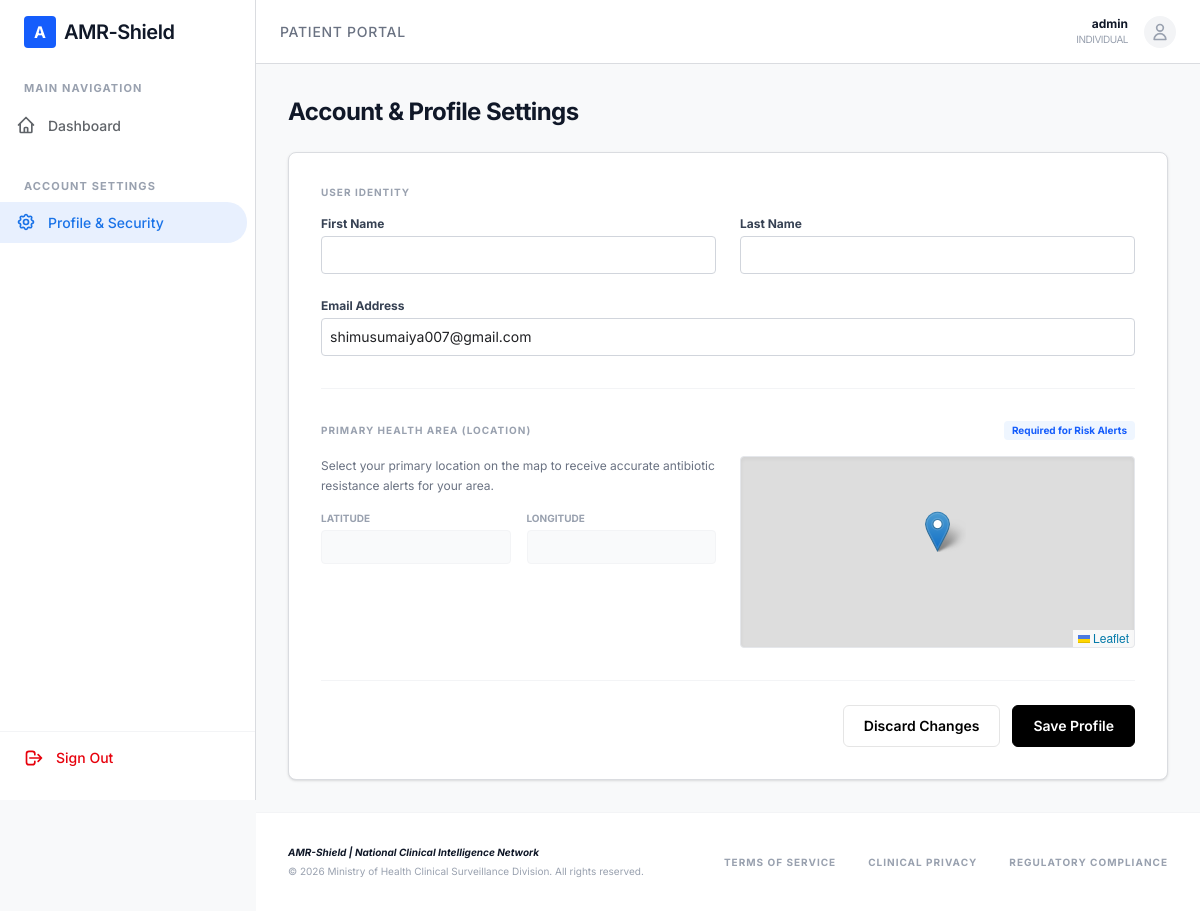
Page /settings/ (signed in) on the committed database.
### core/models/accounts.py (models this page shows)
class User(AbstractUser):
    ROLE_CHOICES = (
        ('PHARMACY', 'Pharmacy'),
        ('INDIVIDUAL', 'Individual'),
        ('GOVERNMENT', 'Government'),
    )
    role = models.CharField(max_length=20, choices=ROLE_CHOICES, default='INDIVIDUAL')
    latitude = models.FloatField(null=True, blank=True)
    longitude = models.FloatField(null=True, blank=True)

### core/views/profile.py (the view, shortened to what this page needs)
@login_required
def profile_settings(request):
    user = request.user
    return render(request, 'core/settings/profile_settings.html')

### templates/core/settings/profile_settings.html (shortened to what this page needs)
{% extends "base.html" %}
{% block content %}
<div class="max-w-4xl mx-auto space-y-6">
    <h1 class="text-2xl font-bold text-gray-900 tracking-tight">Account & Profile Settings</h1>
    <div class="data-card p-8 shadow-sm">
        <form method="post" class="space-y-8">
            <section class="space-y-4">
                <h3 class="text-[10px] font-bold uppercase tracking-widest text-gray-400">User Identity</h3>
                <div class="grid grid-cols-1 md:grid-cols-2 gap-6">
                    <div>
                        <label class="block text-xs font-bold text-gray-700 mb-1">First Name</label>
                        <input type="text" name="first_name" value="{{ user.first_name }}" class="w-full p-2 border border-gray-300 rounded focus:ring-1 focus:ring-blue-500 outline-none text-sm">
                    </div>
                    <div>
                        <label class="block text-xs font-bold text-gray-700 mb-1">Last Name</label>
                        <input type="text" name="last_name" value="{{ user.last_name }}" class="w-full p-2 border border-gray-300 rounded focus:ring-1 focus:ring-blue-500 outline-none text-sm">
                    </div>
                    <div class="md:col-span-2">
                        <label class="block text-xs font-bold text-gray-700 mb-1">Email Address</label>
                        <input type="email" name="email" value="{{ user.email }}" class="w-full p-2 border border-gray-300 rounded focus:ring-1 focus:ring-blue-500 outline-none text-sm">
                    </div>
                </div>
            </section>
            <section class="space-y-4 border-t border-gray-100 pt-8">
                <div class="flex justify-between items-center">
                    <h3 class="text-[10px] font-bold uppercase tracking-widest text-gray-400">Primary Health Area (Location)</h3>
                    <span class="text-[10px] text-blue-600 font-bold bg-blue-50 px-2 py-0.5 rounded">Required for Risk Alerts</span>
                </div>
                <div class="grid grid-cols-1 lg:grid-cols-2 gap-6">
                    <div class="space-y-4">
                        <p class="text-xs text-gray-500 leading-relaxed">
                            Select your primary location on the map to receive accurate antibiotic resistance alerts for your area.
                        </p>
                        <div class="grid grid-cols-2 gap-4">
                            <div>
                                <label class="block text-[10px] font-bold uppercase text-gray-400 mb-1">Latitude</label>
                                <input type="text" id="settings-lat" name="latitude" value="{{ user.latitude|default:'' }}" readonly class="w-full p-2 bg-gray-50 border border-gray-100 rounded text-xs text-gray-500 font-mono">
                            </div>
                            <div>
                                <label class="block text-[10px] font-bold uppercase text-gray-400 mb-1">Longitude</label>
                                <input type="text" id="settings-lng" name="longitude" value="{{ user.longitude|default:'' }}" readonly class="w-full p-2 bg-gray-50 border border-gray-100 rounded text-xs text-gray-500 font-mono">
                            </div>
                        </div>
                    </div>
                    <div>
                        <div id="settings-map" class="h-48 w-full border border-gray-200 rounded shadow-inner"></div>
                    </div>
                </div>
            </section>
            <div class="pt-6 flex justify-end gap-3 border-t border-gray-100">
                <button type="button" class="btn-secondary text-sm">Discard Changes</button>
                <button type="submit" class="btn-primary text-sm">Save Profile</button>
            </div>
        </form>
    </div>
</div>
{% endblock %}

### templates/base.html (shortened to what this page needs)
<!DOCTYPE html>
<html lang="en">
<head>
    <script src="https://unpkg.com/@tailwindcss/browser@4"></script>
    <link rel="stylesheet" href="https://cdnjs.cloudflare.com/ajax/libs/font-awesome/6.5.1/css/all.min.css">
    <link rel="stylesheet" href="https://unpkg.com/leaflet@1.9.4/dist/leaflet.css"
/>
</head>
<body class="antialiased">
    {% with url_name=request.resolver_match.url_name %}
    {% if user.is_authenticated and url_name != 'landing_page' %}
        <aside class="sidebar py-4 flex flex-col">
            <div class="px-6 mb-8 flex items-center gap-2">
                <div class="w-8 h-8 bg-blue-600 rounded flex items-center justify-center text-white font-bold">A</div>
                <span class="text-xl font-semibold text-gray-900 tracking-tight">AMR-Shield</span>
            </div>
            <nav class="flex-grow">
                <div class="px-6 text-[11px] font-bold text-gray-400 uppercase tracking-widest mb-2">Main Navigation</div>
                <a href="{% url 'dashboard_redirect' %}" class="sidebar-link ">
                    <svg class="w-5 h-5 mr-3" fill="none" stroke="currentColor" viewBox="0 0 24 24"><path stroke-linecap="round" stroke-linejoin="round" stroke-width="2" d="M3 12l2-2m0 0l7-7 7 7M5 10v10a1 1 0 001 1h3m10-11l2 2m-2-2v10a1 1 0 01-1 1h-3m-6 0a1 1 0 001-1v-4a1 1 0 011-1h2a1 1 0 011 1v4a1 1 0 001 1m-6 0h6"></path></svg>
                    Dashboard
                </a>
                <div class="px-6 text-[11px] font-bold text-gray-400 uppercase tracking-widest mt-8 mb-2">Account Settings</div>
                <a href="{% url 'profile_settings' %}" class="sidebar-link {% if url_name == 'profile_settings' %}active{% endif %}">
                    Profile & Security
                </a>
            </nav>
            <div class="px-6 py-4 border-t border-gray-100">
                <form action="{% url 'logout' %}" method="post">
                    <button type="submit" class="flex items-center text-sm font-medium text-red-600 hover:text-red-700">
                        <svg class="w-5 h-5 mr-3" fill="none" stroke="currentColor" viewBox="0 0 24 24"><path stroke-linecap="round" stroke-linejoin="round" stroke-width="2" d="M17 16l4-4m0 0l-4-4m4 4H7m6 4v1a3 3 0 01-3 3H6a3 3 0 01-3-3V7a3 3 0 013-3h4a3 3 0 013 3v1"></path></svg>
                        Sign Out
                    </button>
                </form>
            </div>
        </aside>
        <header class="admin-header fixed top-0 left-0 right-0 z-50 flex justify-between items-center px-6 ml-[256px]">
            <div class="flex items-center gap-4">
                <h2 class="text-sm font-medium text-gray-500 uppercase tracking-wider">
                    {% if user.role == 'PHARMACY' %}Pharmacy Terminal{% elif user.role == 'GOVERNMENT' %}Health Ministry Console{% else %}Patient Portal{% endif %}
                </h2>
            </div>
            <div class="flex items-center gap-4">
                <div class="text-right">
                    <div class="text-xs font-bold text-gray-900">{{ user.username }}</div>
                    <div class="text-[10px] text-gray-400 uppercase tracking-tighter">{{ user.role }}</div>
                </div>
                <div class="w-8 h-8 bg-gray-100 rounded-full flex items-center justify-center text-gray-400">
                    <svg class="w-5 h-5" fill="none" stroke="currentColor" viewBox="0 0 24 24"><path stroke-linecap="round" stroke-linejoin="round" stroke-width="2" d="M16 7a4 4 0 11-8 0 4 4 0 018 0zM12 14a7 7 0 00-7 7h14a7 7 0 00-7-7z"></path></svg>
                </div>
            </div>
        </header>
        <main class="main-content">
            <div class="p-8">
                {% block content %}{% endblock %}
            </div>
        </main>
    {% else %}
        <main class="full-layout">
            {% block guest_content %}{% endblock %}
        </main>
    {% endif %}
    <footer class="{% if user.is_authenticated and url_name != 'landing_page' %}ml-[256px]{% endif %} p-8 text-[10px] text-gray-400 border-t border-gray-100 bg-white">
        <div class="max-w-7xl mx-auto flex flex-col md:flex-row justify-between items-center gap-4">
            <div class="text-center md:text-left">
                <p class="font-bold text-gray-900 mb-1 italic">AMR-Shield | National Clinical Intelligence Network</p>
                <p>&copy; 2026 Ministry of Health Clinical Surveillance Division. All rights reserved.</p>
            </div>
            <div class="flex gap-8 uppercase tracking-widest font-bold">
                <a href="#" class="hover:text-blue-600 transition-colors">Terms of Service</a>
                <a href="#" class="hover:text-blue-600 transition-colors">Clinical Privacy</a>
                <a href="#" class="hover:text-blue-600 transition-colors">Regulatory Compliance</a>
            </div>
        </div>
    </footer>
    {% endwith %}
</body>
</html>

### templates/base.html (style rules this page uses)
body { background-color: #f8f9fa; color: #202124; font-family: 'Inter', sans-serif; overflow-x: hidden; }
.sidebar-link { display: flex; items-center: center; padding: 10px 16px; color: #5f6368; font-size: 14px; font-weight: 500; border-radius: 0 20px 20px 0; margin-right: 8px; transition: all 0.2s; }
.sidebar-link.active { background-color: #e8f0fe; color: #1a73e8; }
.data-card { background: #ffffff; border: 1px solid #dadce0; border-radius: 8px; }
.admin-header { background: #ffffff; border-bottom: 1px solid #dadce0; height: 64px; }
.sidebar { width: 256px; background: #ffffff; border-right: 1px solid #dadce0; height: 100vh; position: fixed; left: 0; top: 0; z-index: 100; }
.main-content { margin-left: 256px; min-height: 100vh; padding-top: 64px; }
.btn-primary { background: #000000; color: #ffffff; padding: 10px 20px; border-radius: 6px; font-weight: 600; font-size: 14px; border: 1px solid #000000; transition: all 0.2s; cursor: pointer; display: inline-flex; align-items: center; justify-content: center; }
.btn-secondary { background: #ffffff; color: #000000; border: 1px solid #e5e5e5; padding: 10px 20px; border-radius: 6px; font-weight: 600; font-size: 14px; transition: all 0.2s; cursor: pointer; display: inline-flex; align-items: center; justify-content: center; }

### rows in the picture
User: username "admin", role "INDIVIDUAL", email "shimusumaiya007@gmail.com"
